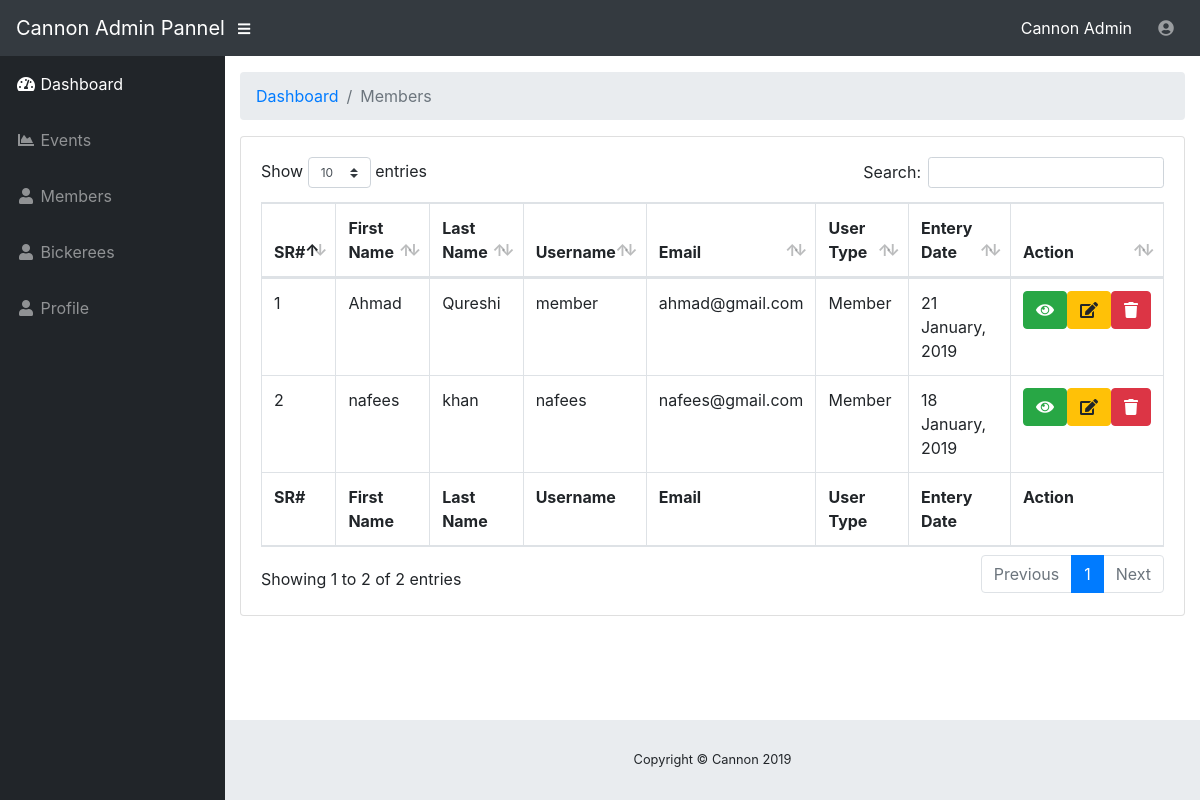
/users.php (signed in), run on the app's committed database.
### tables this page shows
CREATE TABLE `users` (
  `id` int(11) NOT NULL,
  `f_name` varchar(255) NOT NULL,
  `l_name` varchar(255) NOT NULL,
  `email` varchar(255) NOT NULL,
  `username` varchar(255) NOT NULL,
  `password` varchar(255) NOT NULL,
  `hometown` varchar(255) NOT NULL,
  `user_pic` varchar(255) NOT NULL,
  `bick_class` varchar(255) NOT NULL,
  `major` varchar(255) NOT NULL,
  `extracurricular` varchar(255) NOT NULL,
  `status` int(11) NOT NULL COMMENT '1=active, 0=not active',
  `account_type` int(11) NOT NULL COMMENT '1=admin, 2=member, 3=bikerrer',
  `entery_date` date NOT NULL
);

### users.php (the view, shortened to what this page needs)
<?php include 'include/config.php';
if(isset($_SESSION['admin']) && $_SESSION['admin'] !='')
{
?>
<?php include 'include/header.php';?>
        <div class="container-fluid">
          <ol class="breadcrumb">
            <li class="breadcrumb-item">
              <a href="dashboard.php">Dashboard</a>
            </li>
            <li class="breadcrumb-item active">Members</li>
          </ol>
          <div class="card mb-3">
            <div class="card-body">
              <div class="table-responsive">
                <table class="table table-bordered" id="dataTable" width="100%" cellspacing="0">
                  <thead>
                    <tr>
                      <th>SR#</th>
                      <th>First Name</th>
                      <th>Last Name</th>
                      <th>Username</th>
                      <th>Email</th>
                      <th>User Type</th>
                      <th>Entery Date</th>
                      <th>Action</th>
                    </tr>
                  </thead>
                  <tfoot>
                    <tr>
                      <th>SR#</th>
                      <th>First Name</th>
                      <th>Last Name</th>
                      <th>Username</th>
                      <th>Email</th>
                      <th>User Type</th>
                      <th>Entery Date</th>
                      <th>Action</th>
                    </tr>
                  </tfoot>
                  <tbody>
                    <?php
                    $counter=1;
                    $get_event=$goodideas->query("SELECT * FROM users where account_type = 2");
                    if($get_event->num_rows > 0)
                    {
                      while($get_event_row=$get_event->fetch_array())
                      {
                      ?>
                        <tr>
                          <td><?php echo $counter++;?></td>
                          <td><?php echo $get_event_row['f_name'];?></td>
                          <td><?php echo $get_event_row['l_name'];?></td>
                          <td><?php echo $get_event_row['username'];?></td>
                          <td><?php echo $get_event_row['email'];?></td>
                          <td>
                            <?php
                            if($get_event_row['account_type']==1)
                            {
                              echo "Admin";
                            }
                            else if($get_event_row['account_type']==2)
                            {
                              echo "Member";
                            }
                            else
                            {
                              echo "Bickeree";
                            }
                            ?>
                          </td>
                          <td><?php echo date("d F, Y", strtotime($get_event_row['entery_date']));?></td>
                          <td data-title="Action" style="display: flex;justify-content: space-evenly;">
                            <form action="member_profile.php" method="post" class="action_form_buttons">
                              <button type="submit" class='btn btn-success btn-xs mrg' data-placement='top' data-toggle='tooltip' data-original-title='View Commnts'><i class='fa fa-eye'></i></button>
                            </form>
                            <form action="edit_user.php" method="post" class="action_form_buttons">
                              <button type="submit" class='btn btn-warning btn-xs mrg' data-placement='top' data-toggle='tooltip' data-original-title='Edit'><i class='fa fa-edit'></i></button>
                            </form>
                            <button type="button" class="btn btn-danger btn-xs mrg" onclick="passcode_del(<?php echo $get_event_row['id'] ?> , <?php echo $get_event_row['account_type'] ?>)" data-toggle="modal" data-target="#c_Modal"><i class='fa fa-trash'></i></button>
                          </td>
                        </tr>
                      <?php
                      }
                    }
                    ?>
                  </tbody>
                </table>
              </div>
            </div>
          </div>
        </div>
<?php include 'include/footer.php';?>
<?php
}
else
{
?>
<script>
  document.location='index.php';
</script>
<?php
}
?>

### include/header.php (shortened to what this page needs)
<!DOCTYPE html>
<html lang="en">
  <head>
    <link href="vendor/bootstrap/css/bootstrap.min.css" rel="stylesheet">
    <link href="vendor/fontawesome-free/css/all.min.css" rel="stylesheet" type="text/css">
    <link href="vendor/datatables/dataTables.bootstrap4.css" rel="stylesheet">
    <link href="css/sb-admin.css" rel="stylesheet">
  </head>
  <body id="page-top">
    <nav class="navbar navbar-expand navbar-dark bg-dark static-top">
      <a class="navbar-brand mr-1" href="dashboard.php">Cannon Admin Pannel</a>
      <button class="btn btn-link btn-sm text-white order-1 order-sm-0" id="sidebarToggle" href="#">
        <i class="fas fa-bars"></i>
      </button>
      <form class="d-none d-md-inline-block form-inline ml-auto mr-0 mr-md-3 my-2 my-md-0">
        <span style="color:white;">
          <?php
          $get_name=$goodideas->query("SELECT * FROM users where id='".$_SESSION['admin']."' ");
          if($get_name->num_rows > 0)
          {
            $get_name_row=$get_name->fetch_array();
            echo $get_name_row['f_name']." ".$get_name_row['l_name'];
          }
          ?>
        </span>
      </form>
      <ul class="navbar-nav ml-auto ml-md-0">
        <li class="nav-item dropdown no-arrow">
          <a class="nav-link dropdown-toggle" href="#" id="userDropdown" role="button" data-toggle="dropdown" aria-haspopup="true" aria-expanded="false">
            <?php
            if($get_name_row['user_pic'] != '')
            {
            ?>
              <img src="uploads/<?php echo $get_name_row['user_pic'];?>" width="40" height="40" style="border-radius: 50px;">
            <?php
            }
            else
            {
            ?>
               <i class="fas fa-user-circle fa-fw"></i>
            <?php
            }
            ?>
          </a>
        </li>
      </ul>
    </nav>
    <div id="wrapper">
      <ul class="sidebar navbar-nav">
        <li class="nav-item active">
          <a class="nav-link" href="dashboard.php">
            <i class="fas fa-fw fa-tachometer-alt"></i>
            <span>Dashboard</span>
          </a>
        </li>
        <li class="nav-item">
          <a class="nav-link" href="events.php">
            <i class="fas fa-fw fa-chart-area"></i>
            <span>Events</span></a>
        </li>
        <li class="nav-item">
          <a class="nav-link" href="users.php">
            <i class="fas fa-fw fa-user"></i>
            <span>Members</span></a>
        </li>
        <li class="nav-item">
          <a class="nav-link" href="Bickeree.php">
            <i class="fas fa-fw fa-user"></i>
            <span>Bickerees</span></a>
        </li>
        <li class="nav-item">
          <a class="nav-link" href="profile.php">
            <i class="fas fa-fw fa-user"></i>
            <span>Profile</span></a>
        </li>
      </ul>
      <div id="content-wrapper">

### css/sb-admin.css (style rules this page uses)
html { position: relative; min-height: 100%; }
body { height: 100%; }
#wrapper { display: -webkit-box; display: -ms-flexbox; display: flex; }
#wrapper #content-wrapper { overflow-x: hidden; width: 100%; padding-top: 1rem; padding-bottom: 80px; }
.navbar-nav .nav-item.active .nav-link { color: #fff; }
.navbar-nav .nav-item.dropdown .dropdown-toggle::after { width: 1rem; text-align: center; float: right; vertical-align: 0; border: 0; font-weight: 900; content: '\f105'; font-family: 'Font Awesome 5 Free'; }
.navbar-nav .nav-item.dropdown.no-arrow .dropdown-toggle::after { display: none; }
.sidebar { width: 90px !important; background-color: #212529; min-height: calc(100vh - 56px); }
.sidebar .nav-item:last-child { margin-bottom: 1rem; }
.sidebar .nav-item .nav-link { text-align: center; padding: 0.75rem 1rem; width: 90px; }
.sidebar .nav-item .nav-link span { font-size: 0.65rem; display: block; }
.sidebar .nav-item .nav-link { color: rgba(255, 255, 255, 0.5); }
@media (min-width: 768px) { .sidebar { width: 225px !important; } }
@media (min-width: 768px) { .sidebar .nav-item .nav-link { display: block; width: 100%; text-align: left; padding: 1rem; width: 225px; } }
@media (min-width: 768px) { .sidebar .nav-item .nav-link span { font-size: 1rem; display: inline; } }
:root { --input-padding-x: 0.75rem; --input-padding-y: 0.75rem; }

### data on the page
users: f_name "Cannon", l_name "Admin"
users: f_name "Ahmad", l_name "Qureshi", username "member", email "ahmad@gmail.com", account_type "Member", entery_date "21 January, 2019"
users: f_name "nafees", l_name "khan", username "nafees", email "nafees@gmail.com", account_type "Member", entery_date "18 January, 2019"
